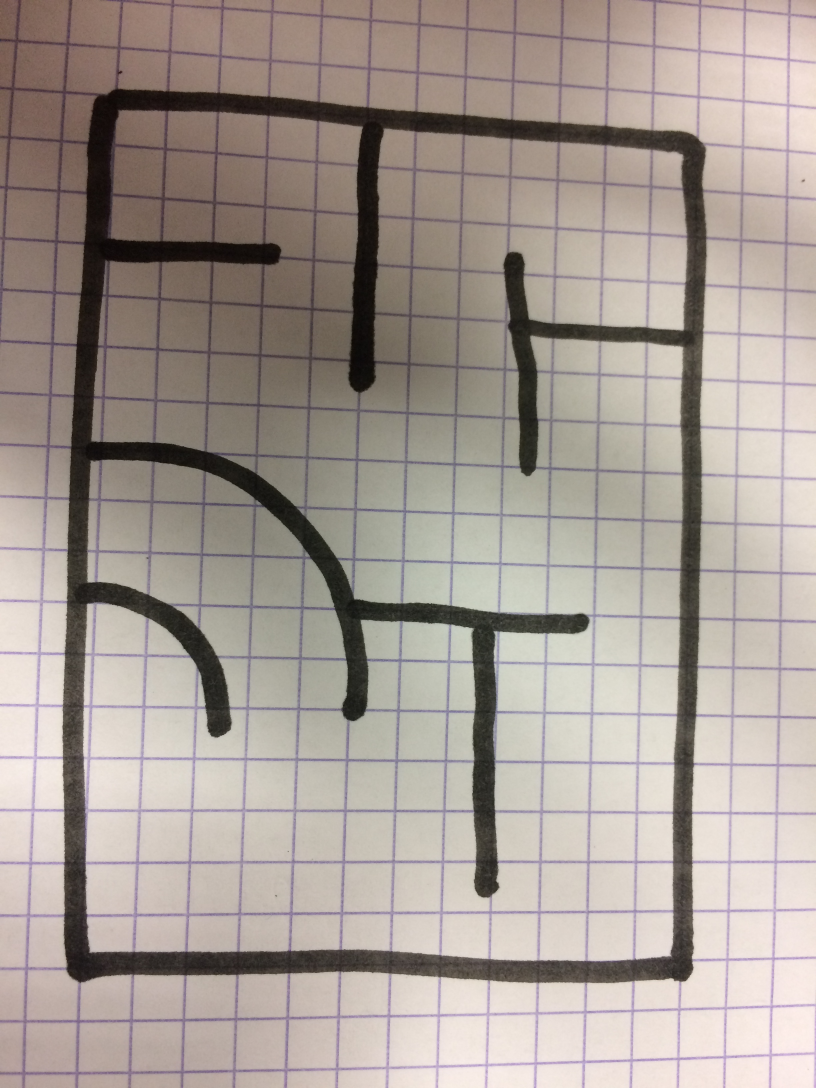
//> input picture lab3.jpg, 2448 x 3264 px (shown at 1/3 size)
$ ./analyse_dedale lab3.jpg   (built with g++ and OpenCV 4)
//> lines starting //> are read from the running program, lines starting //| are printed output that depends on the picture
//> further down, image is the input picture: 3264 rows x 2448 cols, CV_8UC3; mean B, G, R 149.5, 156.3, 166.7
#include <opencv2/core.hpp>
#include <opencv2/imgcodecs.hpp>
#include <opencv2/highgui.hpp>
#include <opencv2/imgproc.hpp> //line
#include <opencv2/opencv.hpp>
#include <opencv2/videoio.hpp>

#include <iostream>
#include <vector>
#include <list>
#include <limits>
#include <queue>

using namespace cv;
using namespace std;

void findWalls(Mat image, int tresh_angle);

/// Global Variables
Mat img; Mat templ; Mat result;
Mat image2;
int match_method;
int max_Trackbar = 5;
int tresh_ang = 0;

cv::Mat image;
cv::Mat model;
Mat image_rect, image_circle, image_walls;

int treshold_value = 0;
int cpt_frame = 0;


// [170 lines left out: functions onMouse, contoursConvexHull, Contour, findCircle, findPoly, compris and 1 more, not called in this run]

bool estCompris(double a, double b, double inter) {

    if(fabs(a-b) <= 0 + inter) {
        return true;
    }
    return false;
}

//x0, y0, x1, y1
//0,  1,  2,  3
// [17 lines left out: function equalLines, not called in this run]

//Donner le meme sens a toutes les lignes ( v ^ )
vector<Vec4i> normalizedLines ( vector<Vec4i> lines) {

    int x0, y0, x1, y1;

    for( size_t i = 0; i < lines.size(); i++ ) {

        x0 = lines[i][0];
        y0 = lines[i][1];
        x1 = lines[i][2];
        y1 = lines[i][3];

        if(y0 > y1 + 100) {
            lines[i][0] = x1;
            lines[i][1] = y1;
            lines[i][2] = x0;
            lines[i][3] = y0;
        }
    }
    return lines;
}

vector<Vec4i> mixLines ( vector<Vec4i> lines) {

    int fontFace = FONT_HERSHEY_COMPLEX_SMALL;
    double fontScale=3.5;
    int cpt = 0;
    int largeur = 200;
    int x0a, y0a, x1a, y1a, x0b, y0b, x1b, y1b;

    for( size_t i = 0; i < lines.size(); i++ )
    {
        x0a = lines[i][0];
        y0a = lines[i][1];
        x1a = lines[i][2];
        y1a = lines[i][3];
        for( size_t j = 0; j < lines.size(); j++ ) {

            if( i != j) {
                x0b = lines[j][0];
                y0b = lines[j][1];
                x1b = lines[j][2];
                y1b = lines[j][3];

                //Horizontale
                if( (x0b >= x0a && x0b <= x1a && x1b >= x1a) && estCompris(y0a, y0b, largeur) && estCompris(y1a, y1b, largeur)) {

                    cpt ++;
                    putText(image2, to_string(cpt), Point(x0b,y0b),fontFace,fontScale,Scalar(10,50,255));

                    Vec4i ligne;
                    ligne[0] = x0a;    //x0
                    ligne[1] = y0a;    //y0
                    ligne[2] = x1b;    //x1
                    ligne[3] = y1a;    //y1

                    line( image2, Point(x0a, y0a), Point(x1a, y1a), Scalar(127,255,100), 3, 8 );
                    line( image2, Point(x0b, y0b), Point(x1b, y1b), Scalar(127,255,100), 3, 8 );

                    if(i > j) {
                        lines.erase(lines.begin() + i);
                        lines.erase(lines.begin() + j);
                    } else {
                        lines.erase(lines.begin() + j);
                        lines.erase(lines.begin() + i);
                    }

                    i = 0;
                    j = 0;

                    lines.push_back(ligne);
                    break;
                }

                //Verticale
                if( (y0b >= y0a && y0b <= y1a && y1b >= y1a) && estCompris(x0a, x0b, largeur) && estCompris(x1a, x1b, largeur)) {

                    cpt ++;
                    putText(image2, to_string(cpt), Point(x0b,y0b),fontFace,fontScale,Scalar(10,50,255));

                    Vec4i ligne;
                    ligne[0] = x0a;    //x0
                    ligne[1] = y0a;    //y0
                    ligne[2] = x1a;    //x1
                    ligne[3] = y1b;    //y1

                    line( image2, Point(x0a, y0a), Point(x1a, y1a), Scalar(127,255,100), 3, 8 );
                    line( image2, Point(x0b, y0b), Point(x1b, y1b), Scalar(127,255,100), 3, 8 );

                    if(i > j) {
                        lines.erase(lines.begin() + i);
                        lines.erase(lines.begin() + j);
                    } else {
                        lines.erase(lines.begin() + j);
                        lines.erase(lines.begin() + i);
                    }

                    i = 0;
                    j = 0;

                    lines.push_back(ligne);
                    break;
                }
            }
        }
    }
    return lines;
}


vector<Vec4i> deleteLineMin ( vector<Vec4i> lines) {
    int fontFace = FONT_HERSHEY_COMPLEX_SMALL;
    double fontScale=3.5;
    int cpt = 0;
    int largeur = 200;
    int x0a, y0a, x1a, y1a, x0b, y0b, x1b, y1b;

    // Suppression des lignes proches
    for( size_t i = 0; i < lines.size(); i++ )
    {
        x0a = lines[i][0];
        y0a = lines[i][1];
        x1a = lines[i][2];
        y1a = lines[i][3];
        for( size_t j = 0; j < lines.size(); j++ )
        {
            if( i != j) {
                x0b = lines[j][0];
                y0b = lines[j][1];
                x1b = lines[j][2];
                y1b = lines[j][3];

                // Horizontale
                if( (x0b >= x0a && x1b <= x1a) && estCompris(y0a, y0b, largeur) && estCompris(y1a, y1b, largeur)) {
                    cpt ++;
                    putText(image2, to_string(cpt), Point(x0b,y0b),fontFace,fontScale,Scalar(10,10,255));

                    line( image2, Point(x0b, y0b), Point(x1b, y1b), Scalar(127,255,200), 3, 8 );

                    lines.erase(lines.begin() + j);

                    j--;
                    if(j<=i) {
                        i--;
                    }

                    continue;
                }
            }
        }
    }
    return lines;
}


vector<Vec4i> mixAlignedLines ( vector<Vec4i> lines) {

    int fontFace = FONT_HERSHEY_COMPLEX_SMALL;
    double fontScale=3.5;
    int cpt = 0;
    int largeur = 50;
    int espace = 200;
    int x0a, y0a, x1a, y1a, x0b, y0b, x1b, y1b;

    for( size_t i = 0; i < lines.size(); i++ )
    {
        x0a = lines[i][0];
        y0a = lines[i][1];
        x1a = lines[i][2];
        y1a = lines[i][3];
        for( size_t j = 0; j < lines.size(); j++ ) {

            if( i != j) {
                x0b = lines[j][0];
                y0b = lines[j][1];
                x1b = lines[j][2];
                y1b = lines[j][3];

                //Horizontale
                if( (x0b >= x1a && x0b <= x1a + espace && x1b >= x1a) && estCompris(y0a, y1b, largeur) && estCompris(y1a, y0b, largeur)) {

                    cpt ++;
                    putText(image2, to_string(cpt), Point(x0b,y0b),fontFace,fontScale,Scalar(10,50,255));

                    Vec4i ligne;
                    ligne[0] = x0a;    //x0
                    ligne[1] = y0a;    //y0
                    ligne[2] = x1b;    //x1
                    ligne[3] = y1a;    //y1

                    line( image2, Point(x0a, y0a), Point(x1a, y1a), Scalar(127,255,100), 3, 8 );
                    line( image2, Point(x0b, y0b), Point(x1b, y1b), Scalar(127,255,100), 3, 8 );

                    if(i > j) {
                        lines.erase(lines.begin() + i);
                        lines.erase(lines.begin() + j);
                    } else {
                        lines.erase(lines.begin() + j);
                        lines.erase(lines.begin() + i);
                    }

                    i = 0;
                    j = 0;

                    lines.push_back(ligne);
                    break;
                }

                //Verticale
                if( (y0b >= y1a && y0b <= y1a + espace && y1b >= y1a) && estCompris(x0a, x1b, largeur) && estCompris(x1a, x0b, largeur)) {

                    cpt ++;
                    putText(image2, to_string(cpt), Point(x0b,y0b),fontFace,fontScale,Scalar(10,50,255));

                    Vec4i ligne;
                    ligne[0] = x0a;    //x0
                    ligne[1] = y0a;    //y0
                    ligne[2] = x0a;    //x1
                    ligne[3] = y1b;    //y1

                    line( image2, Point(x0a, y0a), Point(x1a, y1a), Scalar(127,255,100), 3, 8 );
                    line( image2, Point(x0b, y0b), Point(x1b, y1b), Scalar(127,255,100), 3, 8 );

                    if(i > j) {
                        lines.erase(lines.begin() + i);
                        lines.erase(lines.begin() + j);
                    } else {
                        lines.erase(lines.begin() + j);
                        lines.erase(lines.begin() + i);
                    }

                    i = 0;
                    j = 0;

                    lines.push_back(ligne);
                    break;
                }
            }
        }
    }
    return lines;
}

void findWalls(Mat src) {

    Mat gray;
    int inter = 40;
    int precision = 10;

    imshow("test", src);

    image_walls = src.clone();

    cvtColor(image_walls, image_walls, CV_GRAY2BGR);
    cvtColor(image_walls, gray, CV_BGR2GRAY);

    medianBlur(gray, gray, 3);
//> gray: 3264 rows x 2448 cols, CV_8UC1; min 7, max 242, mean 157.4
    Canny(gray, gray, 50, 150, 3);
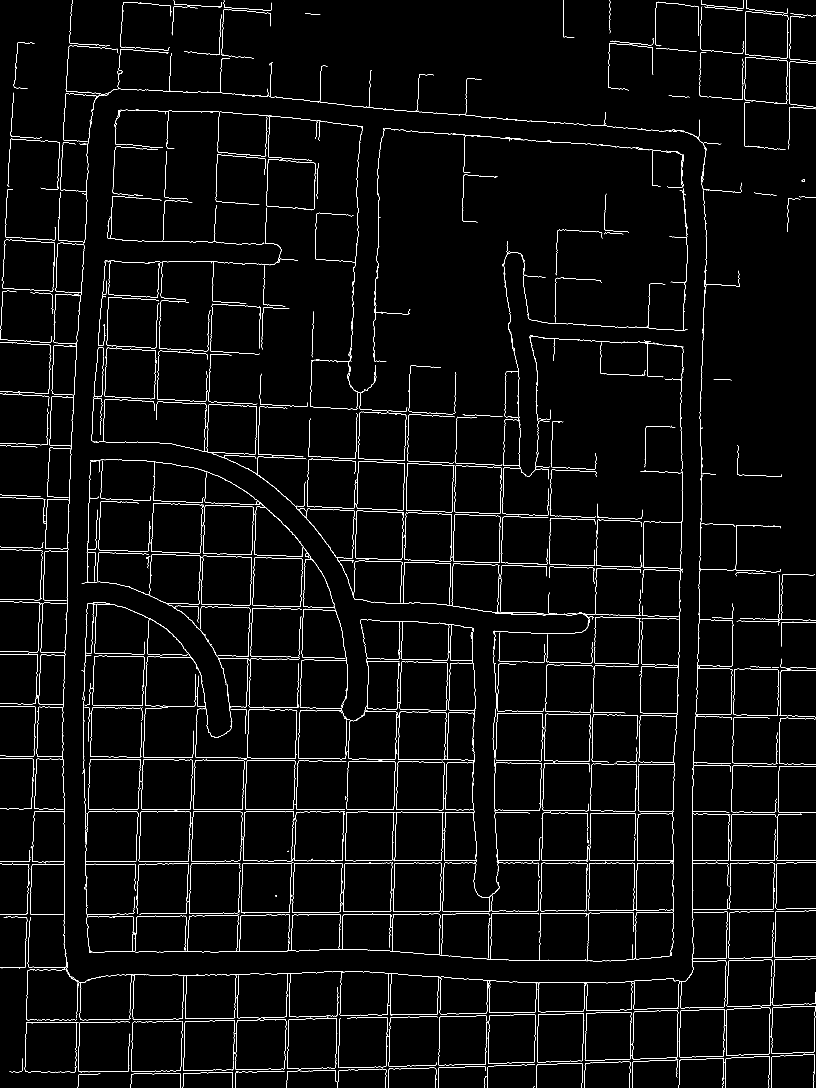
//> gray: 3264 rows x 2448 cols, CV_8UC1 (shown at 1/3 size); 1.9% white in thin lines or dots

    // dilate to ensure there is no cut off lines
    //dilate(gray, gray, Mat(), Point(-1,-1));

    vector<Vec4i> lines;
    vector<Vec4i> l;

    HoughLinesP( gray, lines, 1, CV_PI/180, 120, image.rows/20, image.rows/15);
//> lines = 464 lines (x1, y1, x2, y2), first 8: [708, 3218, 813, 190], [860, 3260, 951, 639], [788, 2589, 2390, 2589], [103, 2435, 1652, 2435], [859, 3263, 966, 198], [87, 2581, 2447, 2581], [853, 3215, 922, 1215], [87, 2582, 2373, 2582]
    //cout << lines[0][0] << endl;

    // On garde les lignes verticales et horizontales
    for( size_t i = 0; i < lines.size(); i++ )
    {
        // x1, y1, x2, y2
        double angle = atan2(lines[i][3] - lines[i][1], lines[i][2] - lines[i][0]) * 180.0 / CV_PI;

        if((angle <= 0 + precision && angle >= 0 - precision) || angle <= -90 + precision || angle >= 90 -precision) {
            l.push_back(lines[i]);
        }
    }
//> this loop made 464 passes
//> angle on passes 1 to 3: -88.01, -88.01, 0
//> after the loop, l = 464 items, first 8: [708, 3218, 813, 190], [860, 3260, 951, 639], [788, 2589, 2390, 2589], [103, 2435, 1652, 2435], [859, 3263, 966, 198], [87, 2581, 2447, 2581], [853, 3215, 922, 1215], [87, 2582, 2373, 2582]

    l = normalizedLines(l);
//> the loop in normalizedLines, `for( size_t i = 0; i < lines.size(); i++ )` made 464 passes
//> after the loop in normalizedLines, `for( size_t i = 0; i < lines.size(); i++ )`: lines = 464 items, first 8: [813, 190, 708, 3218], [951, 639, 860, 3260], [788, 2589, 2390, 2589], [103, 2435, 1652, 2435], [966, 198, 859, 3263], [87, 2581, 2447, 2581], [922, 1215, 853, 3215], [87, 2582, 2373, 2582]
//> l has the same summary as lines in normalizedLines

    image2 = image_walls.clone();

    l = mixLines(l);
//> the loop in mixLines, `for( size_t i = 0; i < lines.size(); i++ )` made 4223 passes
//> (x0a, y0a, x1a, y1a, x0b, y0b, x1b, y1b) on passes 1 to 3: (813, 190, 708, 3218, 951, 639, 860, 3260), (103, 2435, 1652, 2435, 788, 2589, 2390, 2589), (87, 2581, 2447, 2581, 1107, 2588, 2447, 2588)
//> after the loop in mixLines, `for( size_t i = 0; i < lines.size(); i++ )`:
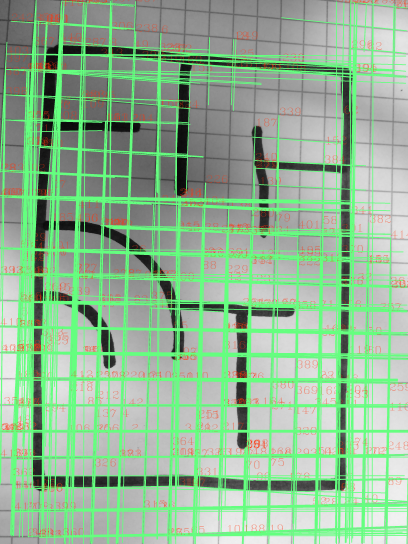
//> image2: 3264 rows x 2448 cols, CV_8UC3 (shown at 1/6 size); mean B, G, R 148.6, 181.9, 145.8

    l = deleteLineMin(l);
//> the loop in deleteLineMin, `for( size_t i = 0; i < lines.size(); i++ )` made 37 passes
//> after the loop in deleteLineMin, `for( size_t i = 0; i < lines.size(); i++ )`:
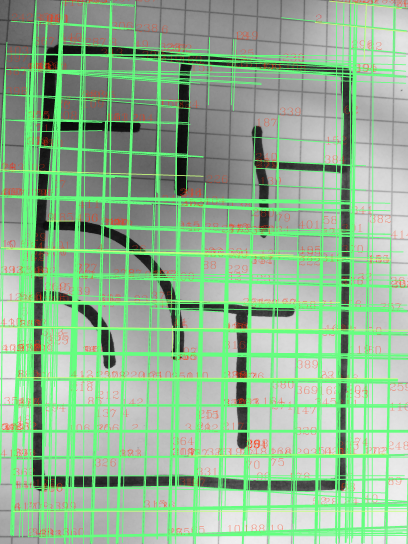
//> image2: 3264 rows x 2448 cols, CV_8UC3 (shown at 1/6 size); mean B, G, R 148.6, 182.1, 146.8

    l = mixAlignedLines(l);
//> the loop in mixAlignedLines, `for( size_t i = 0; i < lines.size(); i++ )` made 29 passes

    l = mixLines(l);
//> the loop in mixLines (call 2), `for( size_t i = 0; i < lines.size(); i++ )` made 29 passes

    l = mixAlignedLines(l);
//> the loop in mixAlignedLines (call 2), `for( size_t i = 0; i < lines.size(); i++ )` made 29 passes

    for( size_t i = 0; i < l.size(); i++ ) {
        line( image_walls, Point(l[i][0], l[i][1]),
             Point(l[i][2], l[i][3]), Scalar(255,0,127), 3, 8 );
        line( image_walls, Point(l[i][0], l[i][1]),
             Point(l[i][0], l[i][1]), Scalar(0,0,255), 10, 8 );
    }
//> this loop made 29 passes
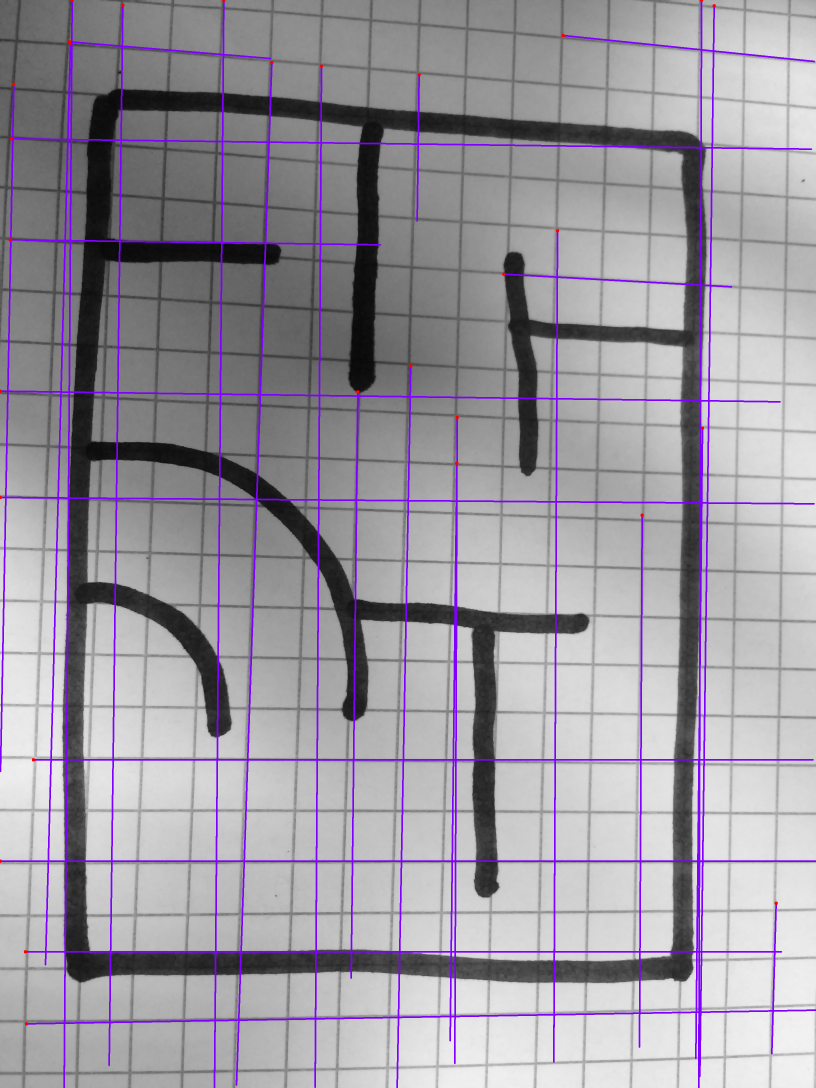
//> image_walls: 3264 rows x 2448 cols, CV_8UC3 (shown at 1/3 size); mean B, G, R 161.1, 151.5, 156.3

    /*
    //Dessin des lignes
    for( size_t i = 0; i < l.size(); i++ ) {
        line( image_walls, Point(finale[i][0], finale[i][1]),
             Point(finale[i][2], finale[i][3]), Scalar(255,255,0), 3, 8 );
        line( image_walls, Point(finale[i][0], finale[i][1]),
             Point(finale[i][0], finale[i][1]), Scalar(0,0,200), 10, 8 );
    }
    */
    /*
    //Dessin des lignes supprime
    for( size_t i = 0; i < vec.size(); i++ ) {
        line( image2, Point(l[i][0], l[i][1]),
             Point(l[i][2], l[i][3]), Scalar(127,255,127), 3, 8 );
    }
    */
    namedWindow("Walls2", 0);
    imshow( "Walls2", image2 );
    resizeWindow("Walls2", 1300, 900);
    moveWindow("Walls2", 30, 30);
    cout << l.size() << endl;
//| 29
}


int main( int argc, char **argv ) {

    if ( argc < 2 ) {
        printf( "Usage: analyseur ImageToLoadAndDisplay\n" );
        return -1;
    }

    image           = imread( argv[1]);
    image_rect      = Mat(image.rows, image.cols, CV_8UC3, cv::Scalar(255,0,0));
    image_circle    = Mat(image.rows, image.cols, CV_8UC3, cv::Scalar(255,0,0));
    image_walls     = Mat(image.rows, image.cols, CV_8UC3, cv::Scalar(255,0,0));

    if ( !image.data ) { /* Check for invalid input */
        printf("Could not open or find the image\n") ;
        return -1;
    }

    // Gray
    Mat gray;
    if (image.channels() == 3) {
        cvtColor(image, gray, CV_BGR2GRAY);
    } else {
        gray = image;
    }
    Mat dst;
    morphologyEx( gray, dst, 2, getStructuringElement(MORPH_RECT, Size(7,7)) );

    findWalls(dst);


    // Trouver les contours externes du labyrinthe et les affichers

    // utilisation : Decommenter et :
    //  ./analyseur lab3.jpg
    //  ./analyseur ...

    //findPoly(image);
    //findCircle(image);

    treshold_value = 40;

    // [18 lines of commented-out code are left out]
    namedWindow("Walls", 0);
    imshow( "Walls", image_walls );
    resizeWindow("Walls", 1300, 900);
    moveWindow("Walls", 30, 30);

    setMouseCallback("Walls",onMouse);

    //createTrackbar( "Seuil : ", "Rectangle", &treshold_value, 255, Contour );

    cv::waitKey(0);  // Wait for a keystroke in the window
    return 0;
}
